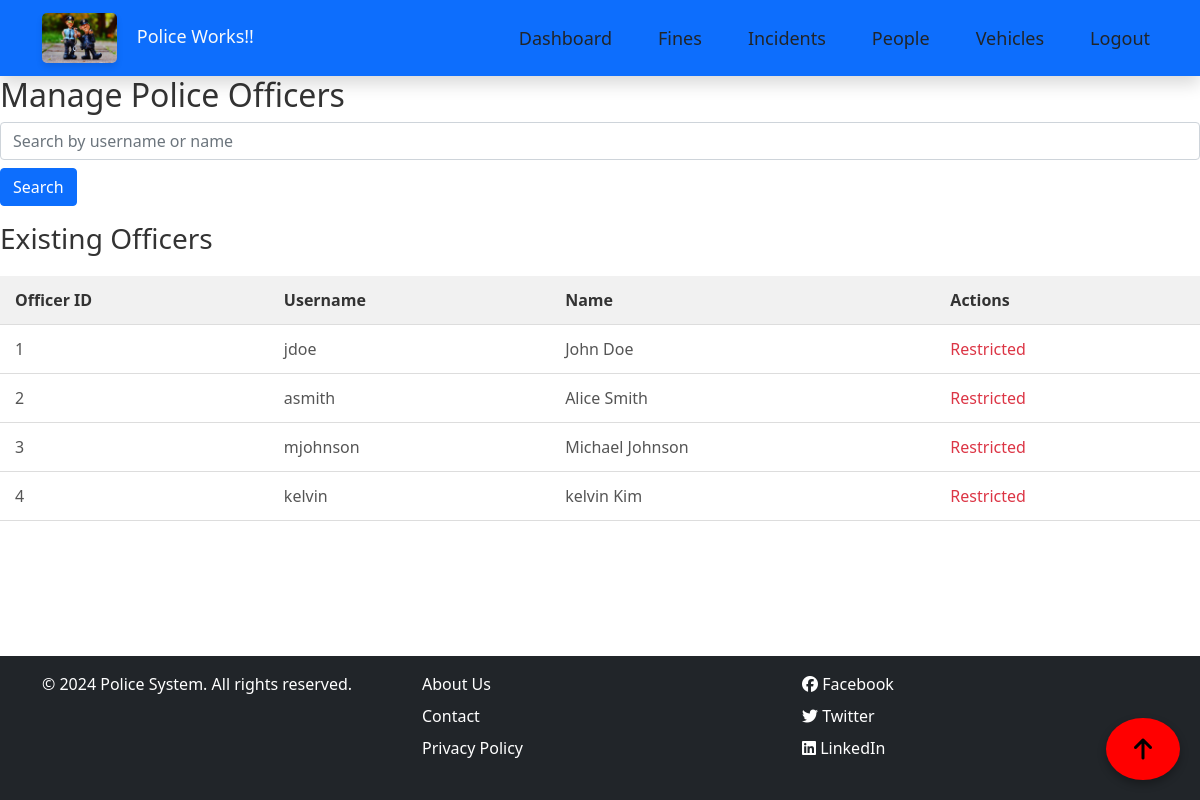
The app's page /Police_Works_Management_System/cw2/police_officers.php (signed in) with its own data.
### tables this page shows
CREATE TABLE `police_officers` (
  `officer_id` int(11) NOT NULL,
  `username` varchar(50) NOT NULL,
  `password` varchar(255) NOT NULL,
  `name` varchar(100) NOT NULL
);

### Police_Works_Management_System/cw2/police_officers.php (the view, shortened to what this page needs)
<?php
include('db.inc.php');
$is_admin = isset($_SESSION['user_role']) && $_SESSION['user_role'] === 'administrator';
$search = isset($_GET['search']) ? $_GET['search'] : '';
$sql = "SELECT * FROM police_officers WHERE username LIKE ? OR name LIKE ?";
$stmt = $conn->prepare($sql);
$search_term = "%$search%";
$stmt->bind_param("ss", $search_term, $search_term);
$stmt->execute();
$result = $stmt->get_result();
?>
<!DOCTYPE html>
<html lang="en">
<head>
    <link rel="stylesheet" href="../assets/css/style.css">
    <link rel="stylesheet" href="https://cdn.jsdelivr.net/npm/bootstrap@4.3.1/dist/css/bootstrap.min.css">
</head>
<body>
    <?php include('navbar.php'); ?>
    <div class="content-container">
        <h2>Manage Police Officers</h2>
        <form method="GET" class="mb-3">
            <input type="text" name="search" value="<?php echo htmlspecialchars($search); ?>" class="form-control" placeholder="Search by username or name">
            <button type="submit" class="btn btn-primary mt-2">Search</button>
        </form>
        <h3>Existing Officers</h3>
        <table class="data-table">
            <thead>
                <tr>
                    <th>Officer ID</th>
                    <th>Username</th>
                    <th>Name</th>
                    <th>Actions</th>
                </tr>
            </thead>
            <tbody>
                <?php while ($row = $result->fetch_assoc()): ?>
                    <tr>
                        <td><?php echo $row['officer_id']; ?></td>
                        <td><?php echo htmlspecialchars($row['username']); ?></td>
                        <td><?php echo htmlspecialchars($row['name']); ?></td>
                        <td>
                            <?php if ($is_admin): ?>
                                <a href="police_officers.php?id=<?php echo $row['officer_id']; ?>" class="btn btn-success">Update</a>
                                <a href="?delete=<?php echo $row['officer_id']; ?>" onclick="return confirm('Are you sure you want to delete this officer?');" class="btn btn-danger">Delete</a>
                            <?php else: ?>
                                <span class="text-danger">Restricted</span>
                            <?php endif; ?>
                        </td>
                    </tr>
                <?php endwhile; ?>
            </tbody>
        </table>
    </div>
    <?php include('footer.php'); ?>
</body>
</html>

### Police_Works_Management_System/assets/css/style.css (style rules this page uses)
* { margin: 0; padding: 0; box-sizing: border-box; }
body { font-family: Arial, sans-serif; background-color: #f4f7f6; color: #333; min-height: 100vh; display: flex; flex-direction: column; justify-content: flex-start; }
h2, h3 { color: #333; margin-bottom: 20px; }
.data-table { width: 100%; border-collapse: collapse; margin-top: 20px; }
.data-table th, .data-table td { padding: 12px 15px; text-align: left; border-bottom: 1px solid #ddd; }
.data-table th { background-color: #f1f1f1; color: #333; font-weight: bold; }
.data-table td { background-color: white; color: #555; }
button { all: unset; cursor: pointer; }
input { margin: 10px; }

### records on screen
police_officers: officer_id "1", username "jdoe", name "John Doe"
police_officers: officer_id "2", username "asmith", name "Alice Smith"
police_officers: officer_id "3", username "mjohnson", name "Michael Johnson"
police_officers: officer_id "4", username "kelvin", name "kelvin Kim"
